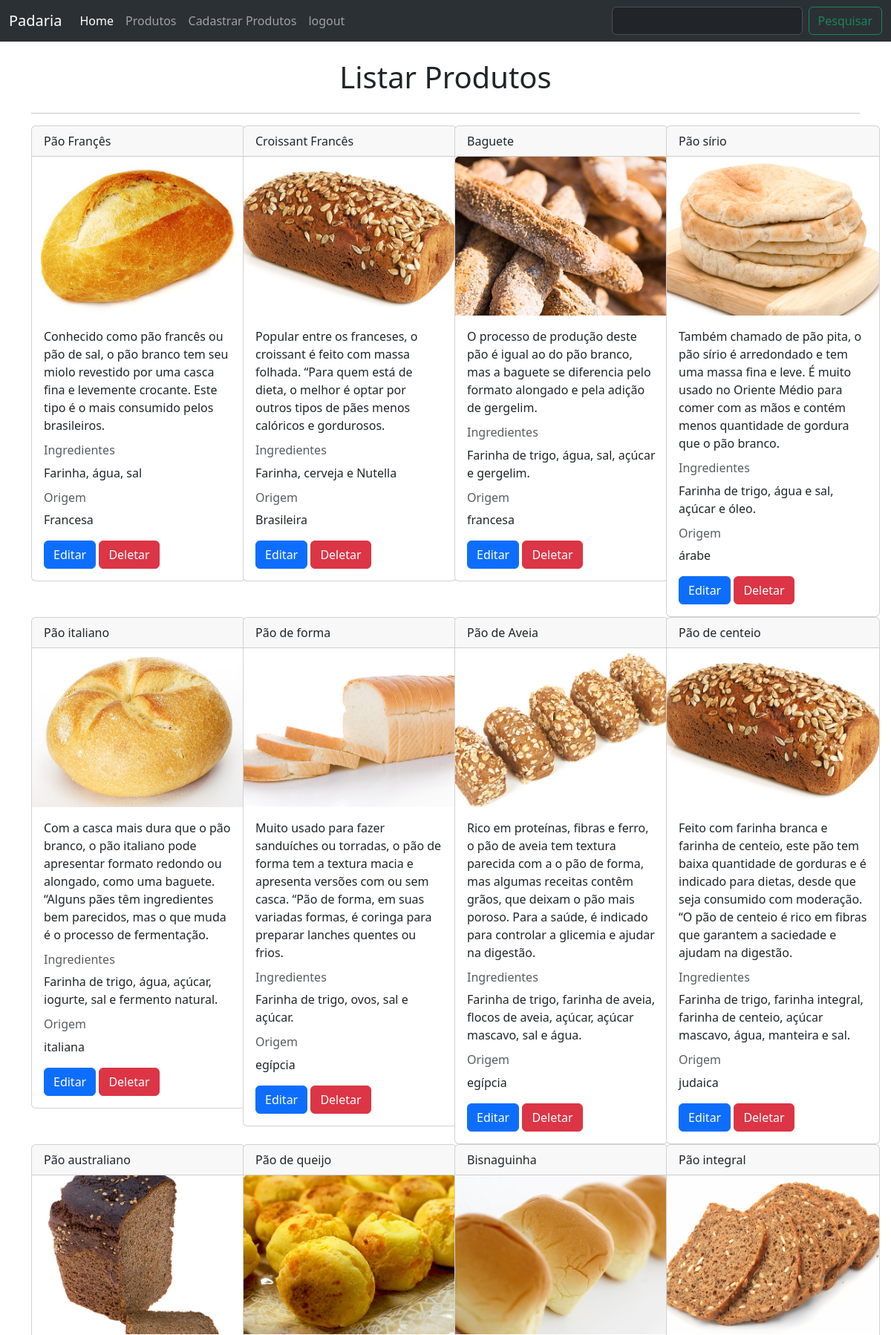
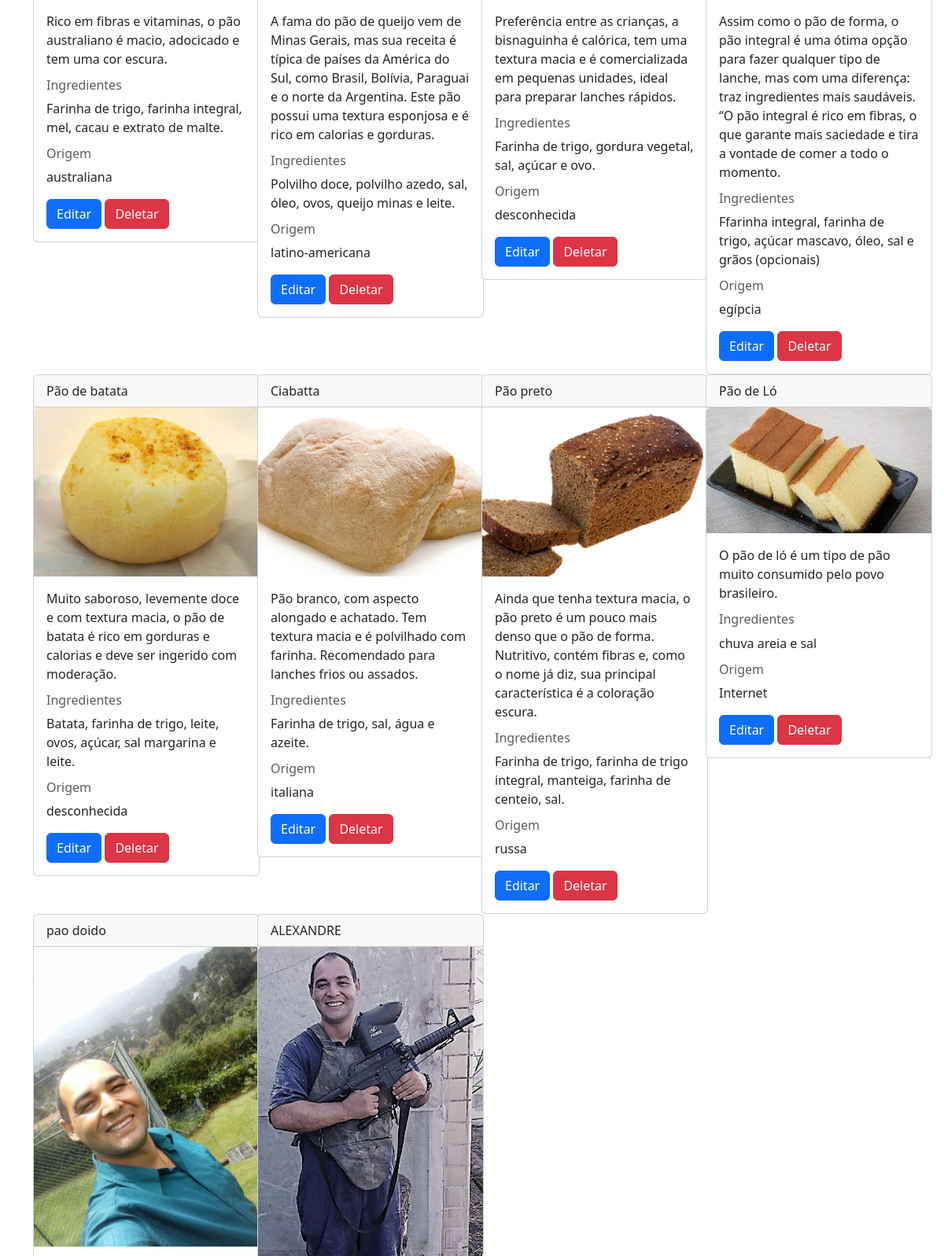
Page /listar_produtos (upper part) on the committed database (2 pictures, top to bottom).
### app.py (models this page shows, shortened)
class Product(db.Model):
    __tablename__ = 'produto'
    id = db.Column(db.Integer, primary_key=True)
    nome = db.Column(db.String(100), nullable=False)
    descricao = db.Column(db.String(500))
    ingredientes = db.Column(db.String(500))
    origem = db.Column(db.String(100))
    imagem = db.Column(db.String(100))

### app.py (the view)
@app.route("/listar_produtos", methods=["GET","POST"])
@login_required
def listar_produtos():
    if request.method == "POST":
        termo = request.form["pesquisa"]
        resultado = db.session.execute(db.select(Product).filter(Product.nome.like(f'%{termo}%'))).scalars()
        return render_template('produtos.html', produtos=resultado)
    else:
        produtos = db.session.execute(db.select(Product)).scalars()
        return render_template('produtos.html', produtos=produtos)

### templates/produtos.html
{% extends 'base.html' %}
{% block pesquisa %}
<form class="d-flex" role="search"
 action="{{url_for('listar_produtos')}}"
 method="post">
        <input class="form-control me-2" type="search"  aria-label="Search" name="pesquisa">
        <button class="btn btn-outline-success" type="submit">Pesquisar</button>
      </form>
{% endblock %}
{% block main %}
<div class="container">
  <br />
  <div class="d-flex justify-content-center">
    <h1>Listar Produtos</h1>
  </div>
  <hr />
  <div class="row">
    {% for produto in produtos %}
    <div class="col-md-3">
      <div class="card" style="width: 18rem">
      <div class="card-header">
          {{produto.nome}}
          </div>
        <img
          src="{{ url_for('static', filename='imagens/' + produto.imagem) }}"
          class="card-img-top"
          alt="{{ produto.nome }}"
        />
        <div class="card-body">
          <p class="card-text">{{ produto.descricao }}</p>
          <h6 class="card-subtitle mb-2 text-body-secondary">Ingredientes</h6>
          <p>{{produto.ingredientes}}</p>
          <h6 class="card-subtitle mb-2 text-body-secondary">Origem</h6>
          <p>{{produto.origem}}</p>
          <a href="{{url_for('editar_produto', id=produto.id)}}" class="btn btn-primary">Editar</a>
          <a href="{{url_for('deletar_produto', id=produto.id)}}" onclick="return confirm('Deseja realmente deletar esse produto?')" class="btn btn-danger">Deletar</a>
        </div>
      </div>
    </div>
    <br>
    {% endfor %}
  </div>
</div>
{% endblock %}

### templates/base.html (shortened to what this page needs)
<!DOCTYPE html>
<html lang="pt-BR">
<head>
    <link href="https://cdn.jsdelivr.net/npm/bootstrap@5.3.3/dist/css/bootstrap.min.css" rel="stylesheet">
</head>
<body>
    <header>
        <nav class="navbar navbar-expand-lg bg-body-tertiary"data-bs-theme="dark">
  <div class="container-fluid">
    <a class="navbar-brand" href="#">Padaria</a>
    <div class="collapse navbar-collapse" id="navbarSupportedContent">
      <ul class="navbar-nav me-auto mb-2 mb-lg-0">
        <li class="nav-item">
          <a class="nav-link active" aria-current="page" href="{{url_for('home')}}">Home</a>
        </li>
        <li class="nav-item">
          <a class="nav-link" href="{{url_for('listar_produtos')}}">Produtos</a>
        </li>
        <li class="nav-item">
          <a class="nav-link" href="{{url_for('cadastrar_produto')}}">Cadastrar Produtos</a>
        </li>
        <li>
        <a class="nav-link" href="/logout">logout</a>
        </li>
      </ul>
      {% block pesquisa %}
      {% endblock %}
    </div>
  </div>
</nav>
    </header>
    <main>
        {% block main %}
        {% endblock %}
    </main>
</body>
</html>

### rows in the picture
Product: nome "Pão Françês", imagem (picture), descricao "Conhecido como pão francês ou pão de sal, o pão branco tem seu miolo revestido por uma casca fina e levemente crocante. Este tipo é o mais consumido pelos brasileiros.", ingredientes "Farinha, água, sal", origem "Francesa"
Product: nome "Croissant Francês", imagem (picture), descricao "Popular entre os franceses, o croissant é feito com massa folhada. “Para quem está de dieta, o melhor é optar por outros tipos de pães menos calóricos e gordurosos.", ingredientes "Farinha, cerveja e Nutella", origem "Brasileira"
Product: nome "Baguete", imagem (picture), descricao "O processo de produção deste pão é igual ao do pão branco, mas a baguete se diferencia pelo formato alongado e pela adição de gergelim.", ingredientes "Farinha de trigo, água, sal, açúcar e gergelim.", origem "francesa"
Product: nome "Pão sírio", imagem (picture), descricao "Também chamado de pão pita, o pão sírio é arredondado e tem uma massa fina e leve. É muito usado no Oriente Médio para comer com as mãos e contém menos quantidade de gordura que o pão branco.", ingredientes "Farinha de trigo, água e sal, açúcar e óleo.", origem "árabe"
Product: nome "Pão italiano", imagem (picture), descricao "Com a casca mais dura que o pão branco, o pão italiano pode apresentar formato redondo ou alongado, como uma baguete. “Alguns pães têm ingredientes bem parecidos, mas o que muda é o processo de fermentação.", ingredientes "Farinha de trigo, água, açúcar, iogurte, sal e fermento natural.", origem "italiana"
Product: nome "Pão de forma", imagem (picture), descricao "Muito usado para fazer sanduíches ou torradas, o pão de forma tem a textura macia e apresenta versões com ou sem casca. “Pão de forma, em suas variadas formas, é coringa para preparar lanches quentes ou frios.", ingredientes "Farinha de trigo, ovos, sal e açúcar.", origem "egípcia"
Product: nome "Pão de Aveia", imagem (picture), descricao "Rico em proteínas, fibras e ferro, o pão de aveia tem textura parecida com a o pão de forma, mas algumas receitas contêm grãos, que deixam o pão mais poroso. Para a saúde, é indicado para controlar a glicemia e ajudar na digestão.", ingredientes "Farinha de trigo, farinha de aveia, flocos de aveia, açúcar, açúcar mascavo, sal e água.", origem "egípcia"
Product: nome "Pão de centeio", imagem (picture), descricao "Feito com farinha branca e farinha de centeio, este pão tem baixa quantidade de gorduras e é indicado para dietas, desde que seja consumido com moderação. “O pão de centeio é rico em fibras que garantem a saciedade e ajudam na digestão.", ingredientes "Farinha de trigo, farinha integral, farinha de centeio, açúcar mascavo, água, manteira e sal.", origem "judaica"
Product: nome "Pão australiano", imagem (picture), descricao "Rico em fibras e vitaminas, o pão australiano é macio, adocicado e tem uma cor escura.", ingredientes "Farinha de trigo, farinha integral, mel, cacau e extrato de malte.", origem "australiana"
Product: nome "Pão de queijo", imagem (picture), descricao "A fama do pão de queijo vem de Minas Gerais, mas sua receita é típica de países da América do Sul, como Brasil, Bolívia, Paraguai e o norte da Argentina. Este pão possui uma textura esponjosa e é rico em calorias e gorduras.", ingredientes "Polvilho doce, polvilho azedo, sal, óleo, ovos, queijo minas e leite.", origem "latino-americana"
Product: nome "Bisnaguinha", imagem (picture), descricao "Preferência entre as crianças, a bisnaguinha é calórica, tem uma textura macia e é comercializada em pequenas unidades, ideal para preparar lanches rápidos.", ingredientes "Farinha de trigo, gordura vegetal, sal, açúcar e ovo.", origem "desconhecida"
Product: nome "Pão integral", imagem (picture), descricao "Assim como o pão de forma, o pão integral é uma ótima opção para fazer qualquer tipo de lanche, mas com uma diferença: traz ingredientes mais saudáveis. “O pão integral é rico em fibras, o que garante mais saciedade e tira a vontade de comer a todo o momento.", ingredientes "Ffarinha integral, farinha de trigo, açúcar mascavo, óleo, sal e grãos (opcionais)", origem "egípcia"
Product: nome "Pão de batata", imagem (picture), descricao "Muito saboroso, levemente doce e com textura macia, o pão de batata é rico em gorduras e calorias e deve ser ingerido com moderação.", ingredientes "Batata, farinha de trigo, leite, ovos, açúcar, sal margarina e leite.", origem "desconhecida"
Product: nome "Ciabatta", imagem (picture), descricao "Pão branco, com aspecto alongado e achatado. Tem textura macia e é polvilhado com farinha. Recomendado para lanches frios ou assados.", ingredientes "Farinha de trigo, sal, água e azeite.", origem "italiana"
Product: nome "Pão preto", imagem (picture), descricao "Ainda que tenha textura macia, o pão preto é um pouco mais denso que o pão de forma. Nutritivo, contém fibras e, como o nome já diz, sua principal característica é a coloração escura.", ingredientes "Farinha de trigo, farinha de trigo integral, manteiga, farinha de centeio, sal.", origem "russa"
Product: nome "Pão de Ló", imagem (picture), descricao "O pão de ló é um tipo de pão muito consumido pelo povo brasileiro.", ingredientes "chuva areia e sal", origem "Internet"
Product: nome "pao doido", imagem (picture)
Product: nome "ALEXANDRE", imagem (picture)
